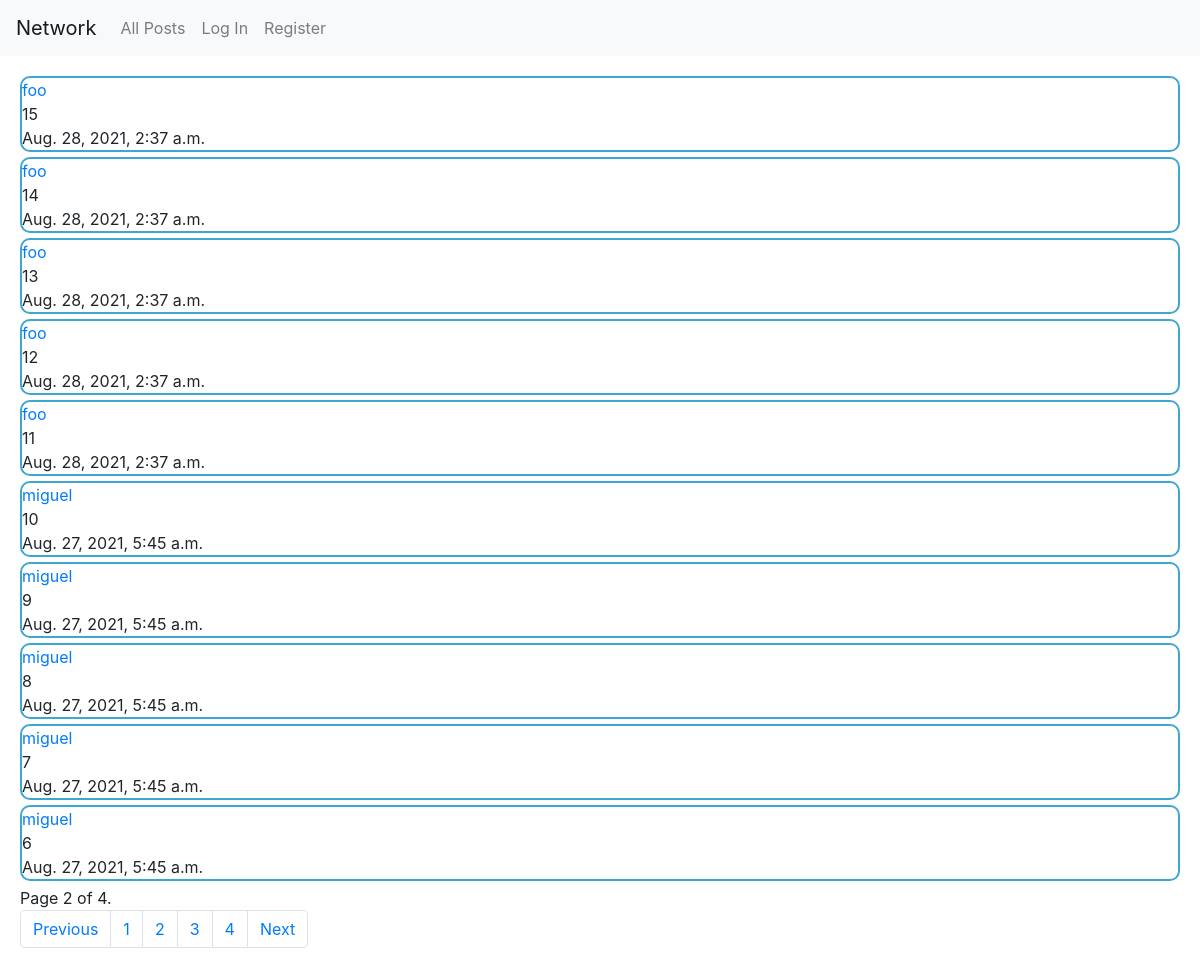
Screenshot of /?page=2 with the database file from the repository.
### network/models.py (models this page shows, shortened)
class Post(models.Model):
    user = models.ForeignKey(User, on_delete=CASCADE, related_name="user_posts", null=False)
    content = models.CharField(max_length = 100)
    timestamp = models.DateTimeField(auto_now_add=True, editable=True)
    likes = models.ManyToManyField(User, blank=True, null=True, related_name="post_likers")

class User(AbstractUser):
    followers = models.ManyToManyField("self", blank=True, symmetrical=False, related_name="follower_users") #symmetrical=False to break the one on one relation
    following = models.ManyToManyField("self", blank=True, symmetrical=False, related_name="following_users") #probably it would be better to use an intermediary model

### network/views.py (the view)
# urls.py: path("", views.index, name="index"),
def index(request):
    posts = Post.objects.all()
    posts= posts.order_by("-timestamp").all()
    paginator = Paginator(posts, 10)
    page_number = request.GET.get('page')
    page_obj = paginator.get_page(page_number)
    return render(request, "network/index.html", {
        "form":PostForm(),
        "page_obj":page_obj,
    })

### network/templates/network/index.html (shortened to what this page needs)
{% extends "network/layout.html" %}
{% load static %}

### network/templates/network/layout.html (shortened to what this page needs)
{% load static %}
<!DOCTYPE html>
<html lang="en">
    <head>
        <link rel="stylesheet" href="https://stackpath.bootstrapcdn.com/bootstrap/4.4.1/css/bootstrap.min.css">
        <link href="{% static 'network/styles.css' %}" rel="stylesheet">
    </head>
    <body>
        <nav class="navbar navbar-expand-lg navbar-light bg-light">
            <a class="navbar-brand" href="#">Network</a>
            <div>
              <ul class="navbar-nav mr-auto">
                <li class="nav-item">
                  <a class="nav-link"  id="all-posts" href="{% url 'index' %}">All Posts</a>
                </li>
                {% if user.is_authenticated %}
                    <li class="nav-item">
                        <a class="nav-link" href="{% url 'followingView' %}">Following</a>
                    </li>
                    <li class="nav-item">
                        <a class="nav-link" href="{% url 'logout' %}">Log Out</a>
                    </li>
                {% else %}
                    <li class="nav-item">
                        <a class="nav-link" href="{% url 'login' %}">Log In</a>
                    </li>
                    <li class="nav-item">
                        <a class="nav-link" href="{% url 'register' %}">Register</a>
                    </li>
                {% endif %}
              </ul>
            </div>
          </nav>
        <div class="body">
            <div class="posts-view">
                {% for post in page_obj %}
                    <div class="post">
                        <a href="{% url 'userPage' post.user.username %}">{{post.user}}</a>
                        <br>
                        {{post.content}}
                        <br>
                        {{post.timestamp}}
                    </div>
                {% endfor %}
            </div>
            <div class="pagination">
                <span class="step-links">
                    <span class="current">
                        Page {{ page_obj.number }} of {{ page_obj.paginator.num_pages }}.
                    </span>
                </span>
            </div>
            <nav aria-label="Page navigation example">
                <ul class="pagination">
                    {% if page_obj.has_previous %}
                        <li class="page-item"><a class="page-link" href="?page={{ page_obj.previous_page_number }}">Previous</a></li>
                    {% endif %}
                    {% for x in page_obj.paginator.page_range %}
                        <li class="page-item"><a class="page-link" href="?page={{x}}">{{x}}</a></li>
                    {% endfor %}
                    {% if page_obj.has_next %}
                        <li class="page-item"><a class="page-link" href="?page={{ page_obj.next_page_number }}">Next</a></li>
                    {% endif %}
                </ul>
            </nav>
        </div>
    </body>
</html>

### network/static/network/styles.css (style rules this page uses)
.body { margin: 20px; }
.posts-view { margin-top: 20px; }
.post { border: solid 2px rgba(14, 145, 197, 0.801); margin-top: 5px; margin-bottom: 5px; border-radius: 10px; }

### rows the page displays
Post: user "foo", content "15", timestamp "Aug. 28, 2021, 2:37 a.m."
Post: user "foo", content "14", timestamp "Aug. 28, 2021, 2:37 a.m."
Post: user "foo", content "13", timestamp "Aug. 28, 2021, 2:37 a.m."
Post: user "foo", content "12", timestamp "Aug. 28, 2021, 2:37 a.m."
Post: user "foo", content "11", timestamp "Aug. 28, 2021, 2:37 a.m."
Post: user "miguel", content "10", timestamp "Aug. 27, 2021, 5:45 a.m."
Post: user "miguel", content "9", timestamp "Aug. 27, 2021, 5:45 a.m."
Post: user "miguel", content "8", timestamp "Aug. 27, 2021, 5:45 a.m."
Post: user "miguel", content "7", timestamp "Aug. 27, 2021, 5:45 a.m."
Post: user "miguel", content "6", timestamp "Aug. 27, 2021, 5:45 a.m."

### other values shown
{{ page_obj.number }} "2"
{{ page_obj.paginator.num_pages }} "4"
{{ x }} "1" "2" "3" "4"
